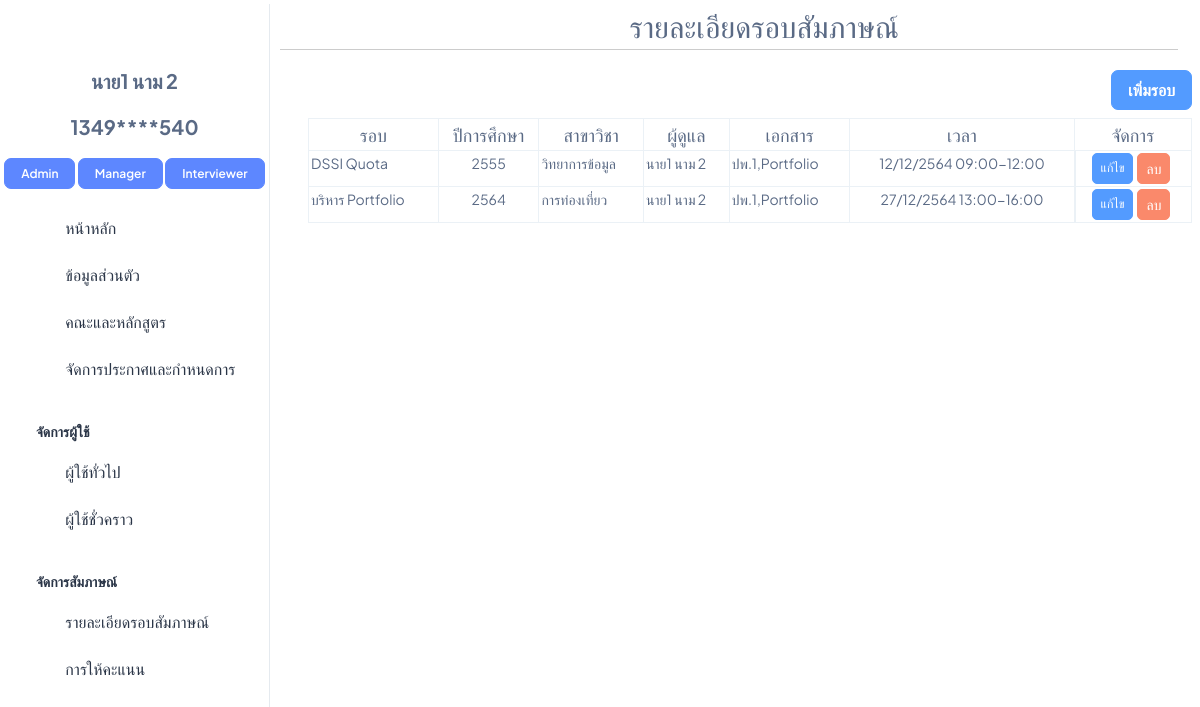
/Interview (signed in), run on the app's committed database.
### interview/models.py (models this page shows, shortened)
class User(AbstractBaseUser, PermissionsMixin):
    email = models.EmailField(unique=True)
    username = models.CharField(max_length=30, unique=True)
    first_name = models.CharField(max_length=100)
    last_name = models.CharField(max_length=100)
    gender = models.CharField(max_length=20)
    address = models.CharField(max_length=400)
    postcode = models.CharField(max_length=20)
    phone_number = models.CharField(max_length=10)
    citizen_id = models.CharField(max_length=13,unique=True)
    birth_date = models.DateField(blank=True,null=True)
    date_joined = models.DateTimeField(default=timezone.now)
    is_active = models.BooleanField(default=True)
    is_staff = models.BooleanField(default=False)
    objects = CustomUserManager()
    USERNAME_FIELD = 'username'  # แก้ให้ USERNAME_FIELD เป็น 'email' แทน
    EMAIL_FIELD = 'email'  # แก้ให้ EMAIL_FIELD เป็น 'email' แทน
    REQUIRED_FIELDS = ['email']  # ไม่ต้องระบุใน REQUIRED_FIELDS แล้ว

class Role(models.Model):
    DEFAULT_ROLES = ['Admin', 'Manager','Interviewer', 'Student']
    name = models.CharField(max_length=50, default=DEFAULT_ROLES[0], choices=[(role, role) for role in DEFAULT_ROLES])
    users = models.ManyToManyField(User, related_name='roles', blank=True)
    TemporaryUser = models.ManyToManyField(TemporaryUser, related_name='roles', blank=True)

class Round(models.Model):
    major = models.ForeignKey(Major, on_delete=models.CASCADE)
    academic_year = models.CharField(max_length=20)
    round_name = models.CharField(max_length=20)
    manager = models.ForeignKey(User, on_delete=models.CASCADE)
    users = models.ManyToManyField(User, related_name='rounds_participated')
    documents = models.CharField(max_length=200, null=True,blank=True)
    active = models.BooleanField(default=False,null=True,blank=True)
    interview_time = models.CharField(max_length=50, null=True, blank=True)

class Major(models.Model):
    major = models.CharField(max_length=100)
    faculty = models.ForeignKey(Faculty, on_delete=models.CASCADE)
    default_manager = models.ManyToManyField(User, blank=True,related_name='manager')
    users = models.ManyToManyField(User,blank=True)
    TemporaryUser = models.ManyToManyField(TemporaryUser , blank=True)
    def __str__(self) -> str:
        return f"{self.major}"

### interview/views.py (the view)
# urls.py: path('Interview',Interview, name='Interview'),
@login_required
@user_passes_test(is_admin)
def Interview(request):
    Manager_roles = Role.objects.get(name="Manager")
    context = {
        "rounds" : Round.objects.all(),
        "Manager" : Manager_roles.users.all(),
        "faculty_all" : Faculty.objects.all(),
        "major_all" : Major.objects.all(),
    }
    return render(request,'admin/Interview.html',context)

### interview/models.py (called while the page is built)
    def __str__(self) -> str:
        return f"{self.faculty}"

### interview/views.py (called while the page is built)
def is_admin(user):
    if isinstance(user, User):
        return user.roles.filter(name='Admin').exists()
    else:
        return False

### interview/templates/admin/Interview.html (shortened to what this page needs)
{% extends 'admin/base/n_base.html' %}
{% load static %}
{% block css_js %}
<link rel="stylesheet" href="{% static 'css/admin_css/Round.css' %}" />
{% endblock %}
{% block topic %}
<div class="fs-8 mt-1 text-muted text-center">
    <span><i class="ti ti-clipboard-text"></i> รายละเอียดรอบสัมภาษณ์</span>
</div>
{% endblock %}
{% block content %}
<div class="pt-14 px-2">
    <div class="d-flex mb-2 justify-content-end">
        <button class="btn btn-info fs-4 fw-semibold " onclick="add_Round()">เพิ่มรอบ</button>
      </div>
  <table class=" table table-bordered table-hover">
    <thead>
        <tr>
            <th class="text-center fs-5 fw-medium">รอบ</th>
            <th class="text-center fs-5 fw-medium">ปีการศึกษา</th>
            <th class="text-center fs-5 fw-medium">สาขาวิชา</th>
            <th class="text-center fs-5 fw-medium">ผู้ดูแล</th>
            <th class="text-center fs-5 fw-medium">เอกสาร</th>
            <th class="text-center fs-5 fw-medium">เวลา</th>
            <th class="text-center fs-5 fw-medium">จัดการ</th>
        </tr>
    </thead>
    <tbody>
        {% for i in rounds %}
        <tr>
            <td >{{ i.round_name }}</td>
            <td class="text-center">{{ i.academic_year }}</td>
            <td >{{ i.major }}</td>
            <td >{{ i.manager.first_name }} {{ i.manager.last_name }}</td>
            <td >{{ i.documents }}</td>
            <td class="text-center">{{ i.interview_time }}</td>
            <td class="d-flex justify-content-center">
                <a class="btn btn-info btn-sm" href="javascript:void(0);" onclick="edit_popup
                    ('{{ i.id }}', '{{ i.round_name }}', '{{ i.academic_year }}', '{{ i.major }}', '{{ managers.first_name }} {{ managers.last_name }}', '{{ i.documents }}', '{{ i.interview_time }}')">แก้ไข</a>
                <a class="btn btn-danger btn-sm fs-3 mx-1" href="delete_InterviewRound/{{i.id}}">ลบ</a>
            </td>
        </tr>
        {% endfor %}
    </tbody>
</table>
    {% endblock %}

### interview/templates/admin/base/n_sidebar.html (shortened to what this page needs)
<!DOCTYPE html>
<html lang="en">
    <head>
        {% load static %}
        <link rel="stylesheet" href="{% static 'css/styles.min.css' %}" />
      </head>
<body>
<aside class="left-sidebar position-fixed">
    <div>
        {% if user.is_authenticated %}
        <a href="{% url 'log_out' %}">
            <i class="ti ti-logout fs-8 text-danger mt-3"style="display: block; text-align: center;"></i>
        </a>
        <p class="text-center pt-3 fw-bolder fs-6 text-muted">{{ user.first_name }} {{ user.last_name }}</p>
        <p class="text-center fw-bolder fs-6 text-muted">{{ user.citizen_id|slice:":4" }}****{{ user.citizen_id|slice:"-3:" }}</p>
        <div class="text-center">
            {% for role in user.roles.all %}
                {% if role.name == 'Admin' %}
                <a href="{% url 'Admin_page' %}" class="btn btn-primary fs-2 fw-semibold lh-sm">Admin</a>
                {% endif %}
                {% if role.name == 'Manager' %}
                <a href="{% url 'Manager_page' id=user.id %}" class="btn btn-primary fs-2 fw-semibold lh-sm">Manager</a>
                {% endif %}
                {% if role.name == 'Interviewer' %}
                <a href="{% url 'Interviewer_page' %}" class="btn btn-primary fs-2 fw-semibold lh-sm">Interviewer</a>
                {% endif %}
            {% endfor %}
        </div>
        {% endif %}
      </div>
      <nav class="sidebar-nav scroll-sidebar" data-simplebar="">
        <ul id="sidebarnav">
          <li class="sidebar-item mt-3">
            <a class="sidebar-link" href="{% url 'Admin_page'%}" aria-expanded="false">
              <span>
                <i class="ti ti-home"></i>
              </span>
              <span class="hide-menu fs-4">หน้าหลัก</span>
            </a>
          </li>
          <li class="sidebar-item">
            <a class="sidebar-link" href="{% url 'profile'%}" aria-expanded="false">
              <span>
                <i class="ti ti-user-circle"></i>
              </span>
              <span class="hide-menu fs-4">ข้อมูลส่วนตัว</span>
            </a>
          </li>
          <li class="sidebar-item">
            <a class="sidebar-link" href="{% url 'FacultyMajor'%}" aria-expanded="false">
              <span>
                <i class="ti ti-book"></i>
              </span>
              <span class="hide-menu fs-4">คณะและหลักสูตร</span>
            </a>
          </li>
          <li class="sidebar-item">
            <a class="sidebar-link" href="{% url 'Announcement'%}" aria-expanded="false">
              <span>
                <i class="ti ti-news"></i>
              </span>
              <span class="hide-menu fs-4">จัดการประกาศและกำหนดการ</span>
            </a>
          </li>
          <li class="nav-small-cap">
            <span class="hide-menu fs-3">จัดการผู้ใช้</span>
          </li>
          <li class="sidebar-item">
            <a class="sidebar-link" href="{% url 'User'%}" aria-expanded="false">
              <span>
                <i class="ti ti-user-check"></i>
              </span>
              <span class="hide-menu fs-4">ผู้ใช้ทั่วไป</span>
            </a>
          </li>
          <li class="sidebar-item">
            <a class="sidebar-link" href="{% url 'TemporaryUser'%}" aria-expanded="false">
              <span>
                <i class="ti ti-user-x"></i>
              </span>
              <span class="hide-menu fs-4">ผู้ใช้ชั่วคราว</span>
            </a>
          </li>
          <li class="nav-small-cap">
            <span class="hide-menu fs-3">จัดการสัมภาษณ์</span>
          </li>
          <li class="sidebar-item">
            <a class="sidebar-link" href="{% url 'Interview'%}" aria-expanded="false">
              <span>
                <i class="ti ti-clipboard-text"></i>
              </span>
              <span class="hide-menu fs-4">รายละเอียดรอบสัมภาษณ์</span>
            </a>
          </li>
          <li class="sidebar-item">
            <a class="sidebar-link" href="{% url 'Score'%}" aria-expanded="false">
              <span>
                <i class="ti ti-clipboard-check"></i>
              </span>
              <span class="hide-menu fs-4">การให้คะแนน</span>
            </a>
          </li>
        </ul>
      </nav>
  </aside>
</body>
</html>

### data on the page
User: first_name "นาย1", last_name "นาม 2", citizen_id "1349", citizen_id "540"
Role: name "Admin"
Role: name "Manager"
Role: name "Interviewer"
Round: round_name "DSSI Quota", academic_year "2555", major "วิทยาการข้อมูล", manager.first_name "นาย1", manager.last_name "นาม 2", documents "ปพ.1,Portfolio", interview_time "12/12/2564 09:00-12:00"
Round: round_name "บริหาร Portfolio", academic_year "2564", major "การท่องเที่ยว", manager.first_name "นาย1", manager.last_name "นาม 2", documents "ปพ.1,Portfolio", interview_time "27/12/2564 13:00-16:00"
